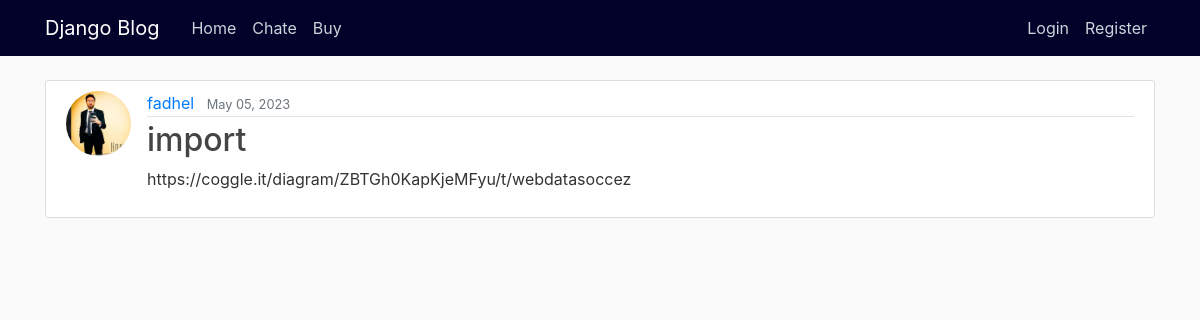
Page /post/25/ on the earlier database version.
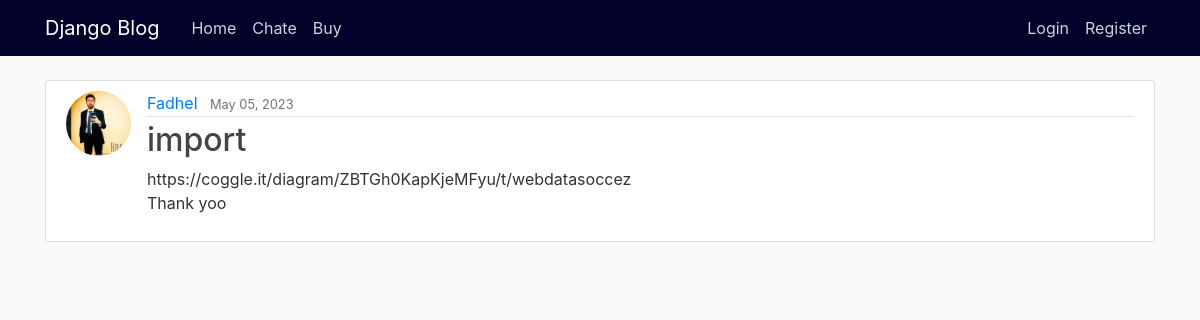
Same page on the later database version.
### blog/models.py (models this page shows, shortened)
class Post(models.Model):
    title = models.CharField(max_length=100)
    content = models.TextField()
    date_posted = models.DateTimeField(default=timezone.now)
    author = models.ForeignKey(User, on_delete=models.CASCADE)
    image = models.ImageField(default='1200x-1.jpeg', upload_to='profile_pics')

### users/models.py (models this page shows, shortened)
class Profile(models.Model):
    user = models.OneToOneField(User, on_delete=models.CASCADE)
    image = models.ImageField(default='1200x-1.jpeg', upload_to='profile_pics')

### blog/views.py (the view)
# urls.py: path('post/<int:pk>/', PostDetailViem.as_view(), name='post-detail'),
class PostDetailViem(DetailView):
    model = Post

### blog/templates/blog/post_detail.html (shortened to what this page needs)
{% extends "blog/base.html" %}
{% block content %}
    <article class="media content-section">
        <img class="rounded-circle article-img" src="{{ object.author.profile.image.url }}">
          <div class="media-body">
            <div class="article-metadata">
              <a class="mr-2" href="#">{{ object.author }}</a>
              <small class="text-muted">{{ object.date_posted|date:"F d, Y" }}</small>
            </div>
            <h2 class="article-title">{{ object.title }}</h2>
            <p class="article-content">{{ object.content }}</p>
          </div>
        </article>
{% endblock content %}

Differences in the rows shown:
changed Post "import": author "fadhel" → "Fadhel"; content "https://coggle.it/diagram/ZBTGh0KapKjeMFyu/t/webdatasoccez" → "https://coggle.it/diagram/ZBTGh0KapKjeMFyu/t/webdatasoccez Thank yoo"
